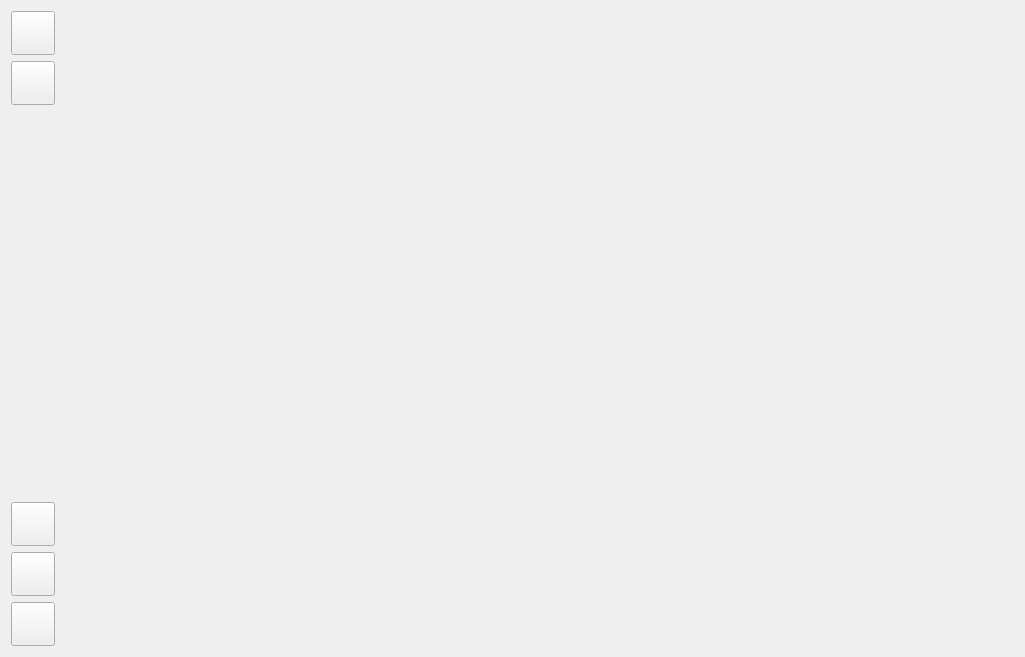
<?xml version="1.0" encoding="UTF-8"?>
<ui version="4.0">
 <class>HeaderTableItemEditPage</class>
 <widget class="QWidget" name="HeaderTableItemEditPage">
  <property name="geometry">
   <rect>
    <x>0</x>
    <y>0</y>
    <width>1025</width>
    <height>657</height>
   </rect>
  </property>
  <property name="windowTitle">
   <string>Form</string>
  </property>
  <layout class="QGridLayout" name="layoutPage">
   <item row="0" column="0">
    <widget class="QPushButton" name="btnBack">
     <property name="sizePolicy">
      <sizepolicy hsizetype="Maximum" vsizetype="Maximum">
       <horstretch>0</horstretch>
       <verstretch>0</verstretch>
      </sizepolicy>
     </property>
     <property name="maximumSize">
      <size>
       <width>44</width>
       <height>44</height>
      </size>
     </property>
     <property name="font">
      <font>
       <family>Roboto</family>
       <pointsize>12</pointsize>
      </font>
     </property>
     <property name="text">
      <string/>
     </property>
     <property name="icon">
      <iconset resource="resources.qrc">
       <normaloff>:/images/arrow_back.png</normaloff>:/images/arrow_back.png</iconset>
     </property>
     <property name="iconSize">
      <size>
       <width>38</width>
       <height>38</height>
      </size>
     </property>
    </widget>
   </item>
   <item row="1" column="0">
    <widget class="QPushButton" name="btnSave">
     <property name="sizePolicy">
      <sizepolicy hsizetype="Maximum" vsizetype="Maximum">
       <horstretch>0</horstretch>
       <verstretch>0</verstretch>
      </sizepolicy>
     </property>
     <property name="maximumSize">
      <size>
       <width>44</width>
       <height>44</height>
      </size>
     </property>
     <property name="font">
      <font>
       <family>Roboto</family>
       <pointsize>12</pointsize>
      </font>
     </property>
     <property name="text">
      <string/>
     </property>
     <property name="icon">
      <iconset resource="resources.qrc">
       <normaloff>:/images/save.png</normaloff>:/images/save.png</iconset>
     </property>
     <property name="iconSize">
      <size>
       <width>38</width>
       <height>38</height>
      </size>
     </property>
    </widget>
   </item>
   <item row="2" column="0">
    <spacer name="verticalSpacer">
     <property name="orientation">
      <enum>Qt::Vertical</enum>
     </property>
     <property name="sizeType">
      <enum>QSizePolicy::Minimum</enum>
     </property>
     <property name="sizeHint" stdset="0">
      <size>
       <width>0</width>
       <height>0</height>
      </size>
     </property>
    </spacer>
   </item>
   <item row="5" column="0">
    <widget class="QPushButton" name="btnRemove">
     <property name="sizePolicy">
      <sizepolicy hsizetype="Maximum" vsizetype="Maximum">
       <horstretch>0</horstretch>
       <verstretch>0</verstretch>
      </sizepolicy>
     </property>
     <property name="maximumSize">
      <size>
       <width>44</width>
       <height>44</height>
      </size>
     </property>
     <property name="font">
      <font>
       <family>Roboto</family>
       <pointsize>12</pointsize>
      </font>
     </property>
     <property name="text">
      <string/>
     </property>
     <property name="icon">
      <iconset resource="resources.qrc">
       <normaloff>:/images/delete_forever.png</normaloff>:/images/delete_forever.png</iconset>
     </property>
     <property name="iconSize">
      <size>
       <width>38</width>
       <height>38</height>
      </size>
     </property>
     <property name="flat">
      <bool>false</bool>
     </property>
    </widget>
   </item>
   <item row="4" column="0">
    <widget class="QPushButton" name="btnEdit">
     <property name="sizePolicy">
      <sizepolicy hsizetype="Maximum" vsizetype="Maximum">
       <horstretch>0</horstretch>
       <verstretch>0</verstretch>
      </sizepolicy>
     </property>
     <property name="maximumSize">
      <size>
       <width>44</width>
       <height>44</height>
      </size>
     </property>
     <property name="font">
      <font>
       <family>Roboto</family>
       <pointsize>12</pointsize>
      </font>
     </property>
     <property name="text">
      <string/>
     </property>
     <property name="icon">
      <iconset resource="resources.qrc">
       <normaloff>:/images/edit.png</normaloff>:/images/edit.png</iconset>
     </property>
     <property name="iconSize">
      <size>
       <width>38</width>
       <height>38</height>
      </size>
     </property>
    </widget>
   </item>
   <item row="3" column="0">
    <widget class="QPushButton" name="btnAdd">
     <property name="sizePolicy">
      <sizepolicy hsizetype="Maximum" vsizetype="Maximum">
       <horstretch>0</horstretch>
       <verstretch>0</verstretch>
      </sizepolicy>
     </property>
     <property name="maximumSize">
      <size>
       <width>44</width>
       <height>44</height>
      </size>
     </property>
     <property name="font">
      <font>
       <family>Roboto</family>
       <pointsize>12</pointsize>
      </font>
     </property>
     <property name="text">
      <string/>
     </property>
     <property name="icon">
      <iconset resource="resources.qrc">
       <normaloff>:/images/add.png</normaloff>:/images/add.png</iconset>
     </property>
     <property name="iconSize">
      <size>
       <width>38</width>
       <height>38</height>
      </size>
     </property>
    </widget>
   </item>
   <item row="0" column="1" rowspan="6">
    <widget class="HeaderTableItem" name="hitEditingItem" native="true">
     <property name="sizePolicy">
      <sizepolicy hsizetype="Expanding" vsizetype="Expanding">
       <horstretch>0</horstretch>
       <verstretch>0</verstretch>
      </sizepolicy>
     </property>
    </widget>
   </item>
  </layout>
 </widget>
 <customwidgets>
  <customwidget>
   <class>HeaderTableItem</class>
   <extends>QWidget</extends>
   <header>headertableitem.h</header>
   <container>1</container>
  </customwidget>
 </customwidgets>
 <resources>
  <include location="resources.qrc"/>
 </resources>
 <connections/>
</ui>
